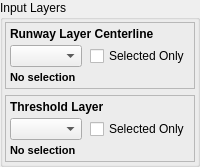
     <widget class="QGroupBox" name="layersGroup">
      <property name="title">
       <string>Input Layers</string>
      </property>
      
      <layout class="QVBoxLayout" name="layersMainLayout">
       <property name="spacing">
        <number>6</number>
       </property>
       <property name="margin">
        <number>2</number>
       </property>
       
       <!-- IMPROVED RUNWAY SELECTION -->
       <item>
        <widget class="QFrame" name="runwayFrame">
         <property name="frameShape">
          <enum>QFrame::StyledPanel</enum>
         </property>
         
         <layout class="QVBoxLayout" name="runwayCompactLayout">
          <property name="spacing">
           <number>4</number>
          </property>
          <property name="margin">
           <number>4</number>
          </property>
          
          <!-- Title Row -->
          <item>
           <widget class="QLabel" name="runwayTitleLabel">
            <property name="text">
             <string>Runway Layer Centerline</string>
            </property>
            <property name="styleSheet">
             <string>QLabel { font-weight: bold; }</string>
            </property>
           </widget>
          </item>
          
          <!-- Horizontal Control Row -->
          <item>
           <layout class="QHBoxLayout" name="runwayControlLayout">
            <property name="spacing">
             <number>8</number>
            </property>
            <item>
             <widget class="QgsMapLayerComboBox" name="runwayLayerCombo">
              <property name="minimumHeight">
               <number>24</number>
              </property>
              <property name="maximumHeight">
               <number>28</number>
              </property>
              <property name="toolTip">
               <string>Select the Runway Layer Centerline from your project. This layer should contain line features representing runway centerlines.</string>
              </property>
              <property name="sizePolicy">
               <sizepolicy hsizetype="Expanding" vsizetype="Fixed">
                <horstretch>0</horstretch>
                <verstretch>0</verstretch>
               </sizepolicy>
              </property>
             </widget>
            </item>
            <item>
             <widget class="QCheckBox" name="useSelectedRunwayCheckBox">
              <property name="text">
               <string>Selected Only</string>
              </property>
              <property name="toolTip">
               <string>Check to use only selected runway features instead of all features in the layer</string>
              </property>
              <property name="sizePolicy">
               <sizepolicy hsizetype="Fixed" vsizetype="Fixed">
                <horstretch>0</horstretch>
                <verstretch>0</verstretch>
               </sizepolicy>
              </property>
             </widget>
            </item>
           </layout>
          </item>
          
          <!-- Status Row -->
          <item>
           <widget class="QLabel" name="runwaySelectionStatusLabel">
            <property name="text">
             <string>No selection</string>
            </property>
            <property name="styleSheet">
             <string>QLabel { font-weight: bold; font-size: 11px; }</string>
            </property>
            <property name="minimumHeight"><number>16</number></property>
            <property name="maximumHeight"><number>16</number></property>
           </widget>
          </item>
         </layout>
        </widget>
       </item>
       
       <!-- IMPROVED THRESHOLD SELECTION -->
       <item>
        <widget class="QFrame" name="thresholdFrame">
         <property name="frameShape">
          <enum>QFrame::StyledPanel</enum>
         </property>
         
         <layout class="QVBoxLayout" name="thresholdCompactLayout">
          <property name="spacing">
           <number>4</number>
          </property>
          <property name="margin">
           <number>4</number>
          </property>
          
          <!-- Title Row -->
          <item>
           <widget class="QLabel" name="thresholdTitleLabel">
            <property name="text">
             <string>Threshold Layer</string>
            </property>
            <property name="styleSheet">
             <string>QLabel { font-weight: bold; }</string>
            </property>
           </widget>
          </item>
          
          <!-- Horizontal Control Row -->
          <item>
           <layout class="QHBoxLayout" name="thresholdControlLayout">
            <property name="spacing">
             <number>8</number>
            </property>
            <item>
             <widget class="QgsMapLayerComboBox" name="thresholdLayerCombo">
              <property name="minimumHeight">
               <number>24</number>
              </property>
              <property name="maximumHeight">
               <number>28</number>
              </property>
              <property name="toolTip">
               <string>Select the threshold layer from your project. This layer should contain point features representing runway thresholds or ARP points.</string>
              </property>
              <property name="sizePolicy">
               <sizepolicy hsizetype="Expanding" vsizetype="Fixed">
                <horstretch>0</horstretch>
                <verstretch>0</verstretch>
               </sizepolicy>
              </property>
             </widget>
            </item>
            <item>
             <widget class="QCheckBox" name="useSelectedThresholdCheckBox">
              <property name="text">
               <string>Selected Only</string>
              </property>
              <property name="toolTip">
               <string>Check to use only selected threshold features instead of all features in the layer</string>
              </property>
              <property name="sizePolicy">
               <sizepolicy hsizetype="Fixed" vsizetype="Fixed">
                <horstretch>0</horstretch>
                <verstretch>0</verstretch>
               </sizepolicy>
              </property>
             </widget>
            </item>
           </layout>
          </item>
          
          <!-- Status Row -->
          <item>
           <widget class="QLabel" name="thresholdSelectionStatusLabel">
            <property name="text">
             <string>No selection</string>
            </property>
            <property name="styleSheet">
             <string>QLabel { font-weight: bold; font-size: 11px; }</string>
            </property>
            <property name="minimumHeight"><number>16</number></property>
            <property name="maximumHeight"><number>16</number></property>
           </widget>
          </item>
         </layout>
        </widget>
       </item>
       
   <!-- Removed combined selection status label (replaced by per-layer labels in frames) -->
      </layout>
     </widget>
